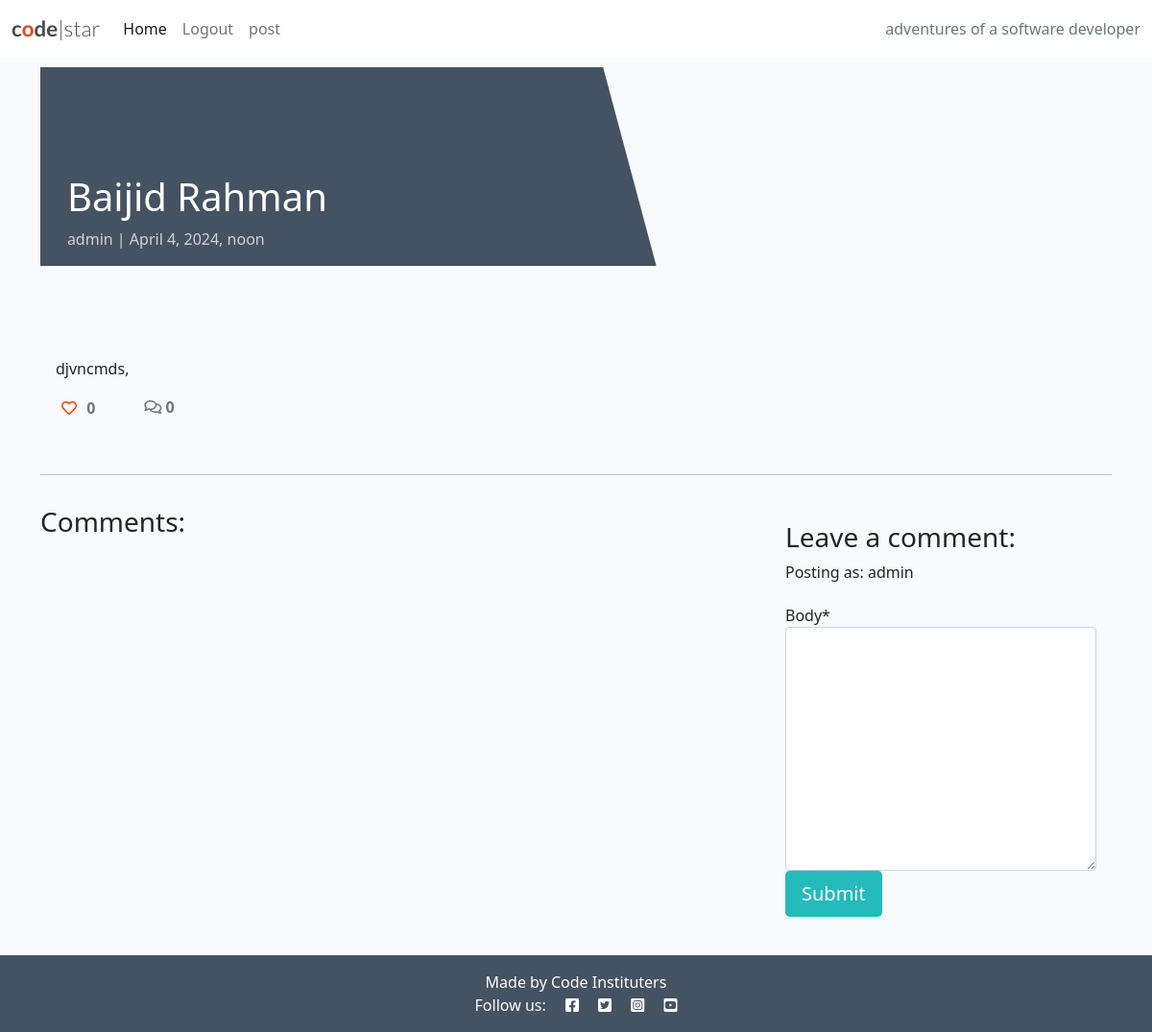
/this-is-fast-blog/ (signed in), run on the app's committed database.
### blog/models.py (models this page shows, shortened)
class Post(models.Model):
    title = models.CharField(max_length=200, unique=True)
    slug = models.SlugField(max_length=200, unique=True)
    author = models.ForeignKey(
        User, on_delete=models.CASCADE, related_name="blog_posts"
    )
    featured_image = CloudinaryField('image', default='placeholder')
    excerpt = models.TextField(blank=True)
    updated_on = models.DateTimeField(auto_now=True)
    content = models.TextField()
    created_on = models.DateTimeField(auto_now_add=True)
    status = models.IntegerField(choices=STATUS, default=0)
    likes = models.ManyToManyField(
        User, related_name='blogpost_like', blank=True)
    class Meta:
        ordering = ["-created_on"]
    def number_of_likes(self):
        return self.likes.count()

### blog/views.py (the view, shortened to what this page needs)
# urls.py: path('<slug:slug>/', views.PostDetail.as_view(), name='post_detail'),
class PostDetail(View):
    def get(self, request, slug, *args, **kwargs):
        queryset = Post.objects.filter(status=1)
        post = get_object_or_404(queryset, slug=slug)
        comments = post.comments.filter(approved=True).order_by("-created_on")
        liked = False
        if post.likes.filter(id=self.request.user.id).exists():
            liked = True
        return render(
            request,
            "post_detail.html",
            {
                "post": post,
                "comments": comments,
                "commented": False,
                "liked": liked,
                "comment_form": CommentForm()
            },
        )

### blog/forms.py
class CommentForm(forms.ModelForm):
    class Meta:
        model = Comment
        fields = ('body',)

### templates/post_detail.html (shortened to what this page needs)
{% extends 'base.html' %} {% block content %}
{% load crispy_forms_tags %}
<div class="masthead">
    <div class="container">
        <div class="row g-0">
            <div class="col-md-6 masthead-text">
                <h1 class="post-title">{{ post.title }}</h1>
                <p class="post-subtitle">{{ post.author }} | {{ post.created_on }}</p>
            </div>
            <div class="d-none d-md-block col-md-6 masthead-image">
            </div>
        </div>
    </div>
</div>
<div class="container">
    <div class="row">
        <div class="col card mb-4  mt-3 left  top">
            <div class="card-body">
                <p class="card-text ">
                    {{ post.content | safe }}
                </p>
                <div class="row">
                    <div class="col-1">
                        <strong>
                            {% if user.is_authenticated %}
                            <form class="d-inline" action="{% url 'post_like' post.slug %}" method="POST">
                                {% if liked %}
                                <button type="submit" name="blogpost_id" value="{{post.slug}}" class="btn-like"><i class="fas fa-heart"></i></button>
                                {% else %}
                                <button type="submit" name="blogpost_id" value="{{post.slug}}" class="btn-like"><i class="far fa-heart"></i></button>
                                {% endif %}
                            </form>
                            {% else %}
                            <span class="text-secondary"><i class="far fa-heart"></i></span>
                            {% endif %}
                        <span class="text-secondary">{{ post.number_of_likes }} </span>
                        </strong>
                    </div>
                    <div class="col-1">
                        {% with comments.count as total_comments %}
                        <strong class="text-secondary"><i class="far fa-comments"></i>
                            {{ total_comments }}</strong>
                        {% endwith %}
                    </div>
                </div>
            </div>
        </div>
    </div>
    <div class="row">
        <div class="col">
            <hr>
        </div>
    </div>
    <div class="row">
        <div class="col-md-8 card mb-4  mt-3 ">
            <h3>Comments:</h3>
            <div class="card-body">
            </div>
        </div>
        <div class="col-md-4 card mb-4  mt-3 ">
            <div class="card-body">
                {% if commented %}
                <div class="alert alert-success" role="alert">
                    Your comment is awaiting approval
                </div>
                {% else %}
                {% if user.is_authenticated %}
                <h3>Leave a comment:</h3>
                <p>Posting as: {{ user.username }}</p>
                <form method="post" style="margin-top: 1.3em;">
                    {{ comment_form | crispy }}
                    <button type="submit" class="btn btn-signup btn-lg">Submit</button>
                </form>
                {% endif %}
                {% endif %}
            </div>
        </div>
    </div>
</div>
{% endblock content %}

### static/css/style.css (style rules this page uses)
body { background-color: #F9FAFC; }
.main-bg { background-color: #F9FAFC; }
.card { border: none; background-color: transparent; }
.masthead { margin-top: 10px; overflow: hidden; position: relative; display: inline-block; height: 33vh; width: 100%; }
.masthead-text { background-color: #445261; color: white; position: relative; }
.masthead-image { position: relative; overflow: hidden; }
.masthead-image:after { content: ""; position: absolute; top: 0; right: 90%; height: 100%; width: 150%; background: #445261; -webkit-transform: skew(15deg); -moz-transform: skew(15deg); transform: skew(15deg); z-index: 100; }
.post-title { margin-top: 20%; margin-left: 5%; }
.post-subtitle { margin-left: 5%; color: lightgray; }
.btn-signup { background-color: #23BBBB; color: #fff; }
.btn-like { color: #E84610; border: none; background: transparent; }

### data on the page
Post: title "Baijid Rahman", author "admin", created_on "April 4, 2024, noon", content "djvncmds,", number_of_likes "0"

### other printed values
{{ total_comments }} "0"
{{ user.username }} "admin"
